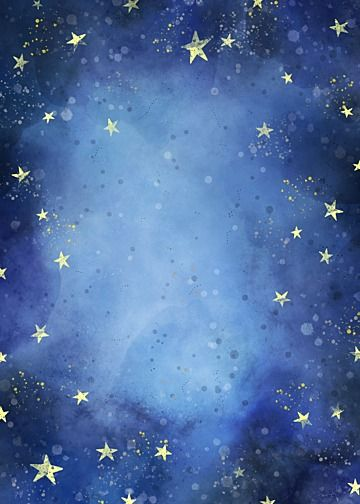
#> input picture Background.jpg, 360 x 504 px, found by its file name
$ python bingo.py
#> lines starting #> are read from the running program, lines starting #| are printed output that depends on the picture
'''This is a python script to make a simple bingo card'''
from random import sample
from numpy import sqrt
import matplotlib.pyplot as plt
import matplotlib.patheffects as PathEffects

# Number of rows and columns for the card
NOR = 5
# Do you want to add a second list with hybrid meeting options
HYBRID = True

# List of possible fields
options = [
    "Yellow",
    "Thank you slide",
    "Font change",
    "Cut off text",
    "Screenshot pasted",
    "Skipping slides",
    "Not English",
    "I can taste the pixels",
    "Reading labels is optional",
    "Gradient background",
    "Full sentences",
    "Slide = my script",
    "TLA",
    "Tipo",
    "Wrong button",
    "Unnecessary Animation",
    "Device compatibility",
    "Overfull plot",
    "Colour = Fun",
    "Contrast is optional",
    "Time slots are guidelines",
    "Text everywhere",
    "Talking to the slide",
    "Stop word overload",
    "Comic Sans",
    "Speaking softly",
    "Equations",
    "Citations are optional",
    "4:3 is still relevant",
    "'Ofcourse I know what slide comes next'",
    "Notification!",
    "Unnecessary axes",
    "monotone =_="
]
# Additional list of options
if HYBRID:
    options = options + [
        "Muted",
        "Participant not muted",
        "Forgot to share"
    ]

# Check if there are enough options
if len(options) < NOR**2:
    NOR = int(sqrt(len(options)))

# If there is an odd number of row the centre becomes a free space
if NOR%2 != 0:
    # Sample the options
    card = sample(options,NOR**2-1)
    card.insert(int(NOR**2/2),"Free Space")
else:
    # Sample the options
    card = sample(options,NOR**2)

# Create a field of subplots
fig, ax = plt.subplots(figsize=(NOR,NOR), dpi=300,
                        nrows=NOR,ncols=NOR)
# Loop over the subplots to add the text and add decorations
for i in range(NOR**2):
    # Remove the axis ticks
    ax.flat[i].tick_params(left = False, right = False , labelleft = False ,
                labelbottom = False, bottom = False)
    ax.flat[i].patch.set_alpha(0.7)
    # Add decorations
    if card[i] == "Comic Sans":
        # if Comic sans missing run:
        # sudo apt install msttcorefonts -qq
        # rm ~/.cache/matplotlib -rf
        txt = ax.flat[i].text(0.5, 0.5, card[i], fontsize=8, family='Comic Sans MS',
                              va="center",ha="center", wrap=True)
    elif card[i] == "Yellow":
        txt = ax.flat[i].text(0.5, 0.5, card[i], fontsize=8, color="y",
                              va="center",ha="center", wrap=True)
        txt.set_path_effects([PathEffects.withStroke(linewidth=1, foreground='k')])
        plt.draw()
    elif card[i] == "Equations":
        ax.flat[i].text(0.5, 0.5,r'$\Sigma$qu$\Delta$ti$\phi$ns', fontsize=8,
                              va="center",ha="center", wrap=True)
    elif card[i] == "Gradient background":
        ax.flat[i].imshow([[0,0],[1,1]], cmap=plt.cm.binary, interpolation='bicubic',
                  extent=plt.xlim() + plt.ylim())
        plt.draw()
        txt = ax.flat[i].text(0.5, 0.5, card[i], fontsize=8, color="w",
                              va="center",ha="center", wrap=True)
        txt.set_path_effects([PathEffects.withStroke(linewidth=1, foreground='k')])
    elif card[i] == "Colour = Fun":
        ax.flat[i].imshow([[0,0],[1,1]], cmap=plt.cm.rainbow, interpolation='bicubic',
                  extent=plt.xlim() + plt.ylim())
        plt.draw()
        txt = ax.flat[i].text(0.5, 0.5, card[i], fontsize=8, color="w",
                              va="center",ha="center", wrap=True)
        txt.set_path_effects([PathEffects.withStroke(linewidth=1, foreground='k')])
    elif card[i] == "Free Space":
        ax.flat[i].scatter(0.5, 0.5, s=1000, marker='*', color='gold')
        txt = ax.flat[i].text(0.5, 0.5, card[i], fontsize=8,
                              va="center",ha="center", wrap=True)
    else:
        txt = ax.flat[i].text(0.5, 0.5, card[i], fontsize=8,
                              va="center",ha="center", wrap=True)
    # Make the text fit the subplot
    txt._get_wrap_line_width = lambda :ax.flat[i].bbox.width*0.95

# Remove the spaces between the subplots
plt.subplots_adjust(wspace=0, hspace=0)

# Add a title to the card
txt = plt.suptitle("Presentaton Sin Bingo", color="w", fontsize=18)
txt.set_path_effects([PathEffects.withStroke(linewidth=3, foreground='k')])
plt.draw()

# Add a background image
try:
    image = plt.imread('background.jpg')
#> image is the input picture: shape (504, 360, 3); mean R, G, B 76.6, 107, 156.5
    background_ax = plt.axes([0, 0, 1, 1])
    background_ax.set_zorder(-1)
    background_ax.imshow(image, aspect='auto',alpha=0.75)
except Exception:
    pass

# Save the card
plt.savefig("BingoCard.png")
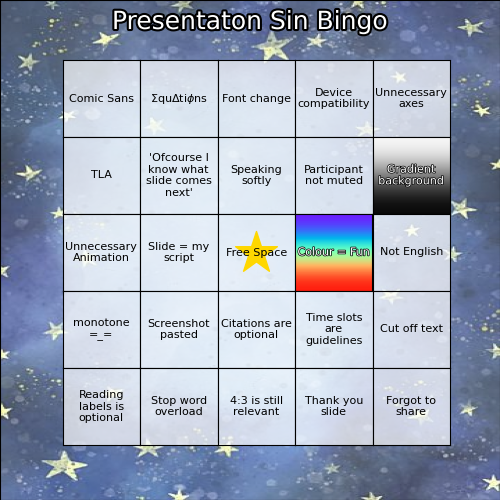
#> figure drawn by matplotlib, 4 panels
